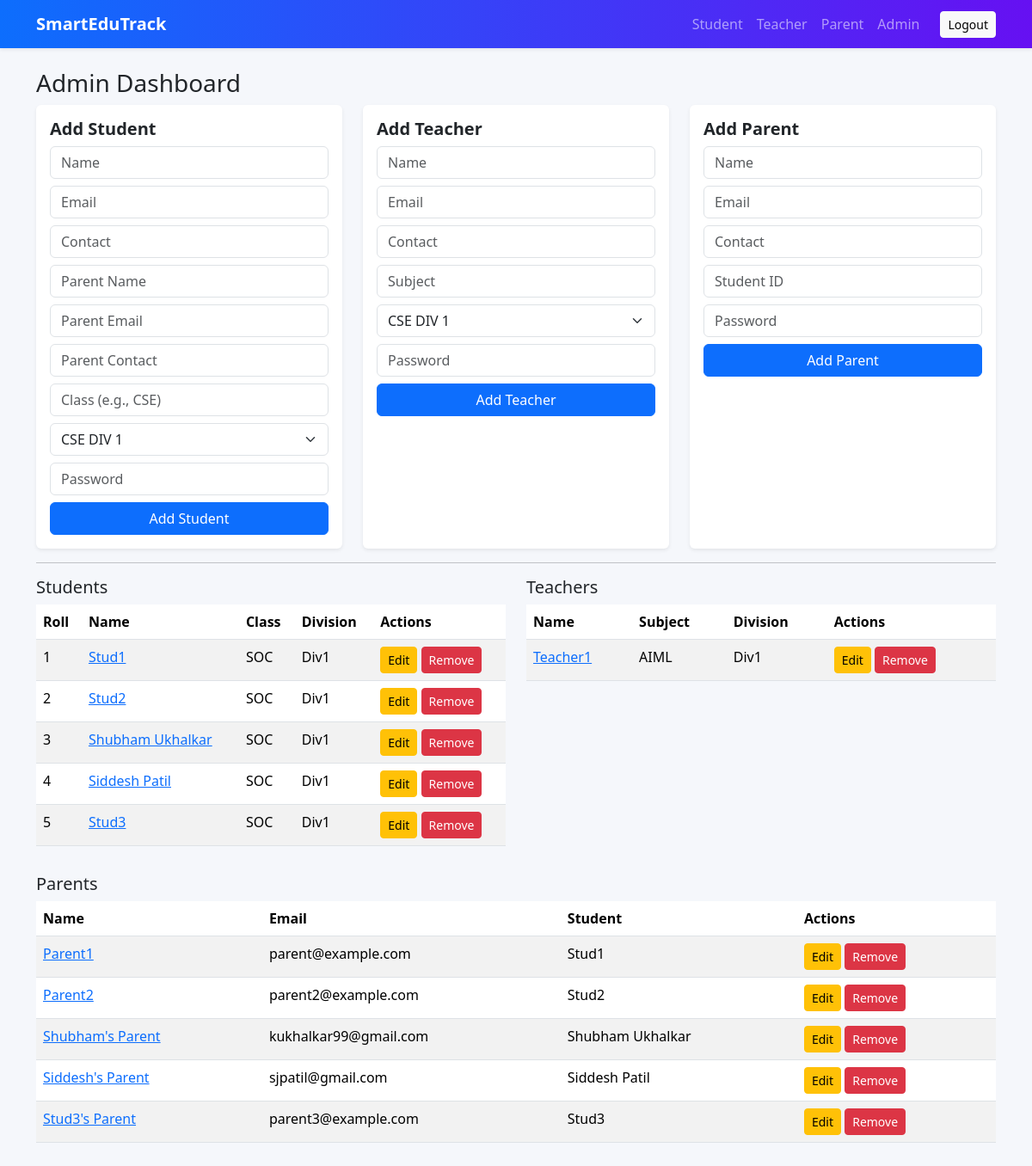
The app's page /dashboard/admin (signed in) with its own data.
### app/models.py (models this page shows)
class Student(db.Model):
    id = db.Column(db.Integer, primary_key=True)
    user_id = db.Column(db.Integer, db.ForeignKey("user.id"), nullable=False)
    name = db.Column(db.String(120), nullable=False)
    email = db.Column(db.String(120), unique=True)
    contact = db.Column(db.String(30))
    parent_name = db.Column(db.String(120))
    parent_email = db.Column(db.String(120))
    parent_contact = db.Column(db.String(30))
    class_name = db.Column(db.String(50), nullable=False)
    division = db.Column(db.String(20), nullable=False, default='Div1')
    roll_no = db.Column(db.Integer)
    marks = db.relationship("Mark", backref="student", lazy=True, cascade="all, delete-orphan")
    attendance = db.relationship("Attendance", backref="student", lazy=True, cascade="all, delete-orphan")
    assignments = db.relationship("Assignment", backref="student", lazy=True, cascade="all, delete-orphan")

class Teacher(db.Model):
    id = db.Column(db.Integer, primary_key=True)
    user_id = db.Column(db.Integer, db.ForeignKey("user.id"), nullable=False)
    name = db.Column(db.String(120), nullable=False)
    email = db.Column(db.String(120), unique=True)
    contact = db.Column(db.String(30))
    subject = db.Column(db.String(120), nullable=False)
    division = db.Column(db.String(20), nullable=False, default='Div1')

class Parent(db.Model):
    id = db.Column(db.Integer, primary_key=True)
    user_id = db.Column(db.Integer, db.ForeignKey("user.id"), nullable=False)
    name = db.Column(db.String(120), nullable=False)
    email = db.Column(db.String(120), unique=True)
    contact = db.Column(db.String(30))
    student_id = db.Column(db.Integer, db.ForeignKey("student.id"), nullable=False)
    student = db.relationship("Student", backref="parents")

### app/routes.py (the view)
@bp.route('/dashboard/admin')
@login_required
def dashboard_admin():
    if current_user.role != 'admin':
        return redirect(url_for('main.index'))
    students = Student.query.order_by(Student.class_name, Student.division, Student.roll_no).all()
    teachers = Teacher.query.order_by(Teacher.name).all()
    parents = Parent.query.order_by(Parent.name).all()
    return render_template('dashboard_admin.html', users=User.query.all(), students=students, teachers=teachers, parents=parents, add_student_form=AdminAddStudentForm(), add_teacher_form=AdminAddTeacherForm(), add_parent_form=AdminAddParentForm())

### app/forms.py
class AdminAddStudentForm(FlaskForm):
    name = StringField('Student Name', validators=[DataRequired()])
    email = StringField('Student Email', validators=[DataRequired()])
    contact = StringField('Student Contact')
    parent_name = StringField('Parent Name', validators=[DataRequired()])
    parent_email = StringField('Parent Email', validators=[DataRequired()])
    parent_contact = StringField('Parent Contact')
    class_name = StringField('Class', validators=[DataRequired()])
    division = SelectField('Division', choices=[('Div1', 'CSE DIV 1'), ('Div2', 'CSE DIV 2')], validators=[DataRequired()])
    password = StringField('Password (e.g., name123)', validators=[DataRequired()])
    submit = SubmitField('Add Student')

class AdminAddTeacherForm(FlaskForm):
    name = StringField('Teacher Name', validators=[DataRequired()])
    email = StringField('Teacher Email', validators=[DataRequired()])
    contact = StringField('Teacher Contact')
    subject = StringField('Subject', validators=[DataRequired()])
    division = SelectField('Division', choices=[('Div1', 'CSE DIV 1'), ('Div2', 'CSE DIV 2')], validators=[DataRequired()])
    password = StringField('Password (e.g., name123)', validators=[DataRequired()])
    submit = SubmitField('Add Teacher')

### app/models.py (called while the page is built)
@login_manager.user_loader
def load_user(user_id):
    return User.query.get(int(user_id))

### app/templates/dashboard_admin.html (shortened to what this page needs)
{% extends 'base.html' %}
{% block content %}
<h3>Admin Dashboard</h3>
<div class="row g-4">
  <div class="col-lg-4">
    <div class="card shadow-sm h-100"><div class="card-body">
      <h5 class="card-title">Add Student</h5>
      <form method="POST" action="/admin/add-student">
        {{ add_student_form.name(class_='form-control mb-2', placeholder='Name') }}
        {{ add_student_form.email(class_='form-control mb-2', placeholder='Email') }}
        {{ add_student_form.contact(class_='form-control mb-2', placeholder='Contact') }}
        {{ add_student_form.parent_name(class_='form-control mb-2', placeholder='Parent Name') }}
        {{ add_student_form.parent_email(class_='form-control mb-2', placeholder='Parent Email') }}
        {{ add_student_form.parent_contact(class_='form-control mb-2', placeholder='Parent Contact') }}
        {{ add_student_form.class_name(class_='form-control mb-2', placeholder='Class (e.g., CSE)') }}
        {{ add_student_form.division(class_='form-select mb-2') }}
        {{ add_student_form.password(class_='form-control mb-2', placeholder='Password') }}
        {{ add_student_form.submit(class_='btn btn-primary w-100') }}
      </form>
    </div></div>
  </div>
  <div class="col-lg-4">
    <div class="card shadow-sm h-100"><div class="card-body">
      <h5 class="card-title">Add Teacher</h5>
      <form method="POST" action="/admin/add-teacher">
        {{ add_teacher_form.name(class_='form-control mb-2', placeholder='Name') }}
        {{ add_teacher_form.email(class_='form-control mb-2', placeholder='Email') }}
        {{ add_teacher_form.contact(class_='form-control mb-2', placeholder='Contact') }}
        {{ add_teacher_form.subject(class_='form-control mb-2', placeholder='Subject') }}
        {{ add_teacher_form.division(class_='form-select mb-2') }}
        {{ add_teacher_form.password(class_='form-control mb-2', placeholder='Password') }}
        {{ add_teacher_form.submit(class_='btn btn-primary w-100') }}
      </form>
    </div></div>
  </div>
  <div class="col-lg-4">
    <div class="card shadow-sm h-100"><div class="card-body">
      <h5 class="card-title">Add Parent</h5>
      <form method="POST" action="/admin/add-parent">
        {{ add_parent_form.name(class_='form-control mb-2', placeholder='Name') }}
        {{ add_parent_form.email(class_='form-control mb-2', placeholder='Email') }}
        {{ add_parent_form.contact(class_='form-control mb-2', placeholder='Contact') }}
        {{ add_parent_form.student_id(class_='form-control mb-2', placeholder='Student ID') }}
        {{ add_parent_form.password(class_='form-control mb-2', placeholder='Password') }}
        {{ add_parent_form.submit(class_='btn btn-primary w-100') }}
      </form>
    </div></div>
  </div>
</div>
<hr/>
<div class="row g-4">
  <div class="col-md-6">
    <h5>Students</h5>
    <table class="table table-striped table-hover">
      <thead><tr><th>Roll</th><th>Name</th><th>Class</th><th>Division</th><th>Actions</th></tr></thead>
      <tbody>
        {% for s in students %}
          <tr>
            <td>{{ s.roll_no }}</td>
            <td><a href="#" class="user-link" data-type="student" data-id="{{ s.id }}" data-name="{{ s.name }}" data-email="{{ s.email }}" data-contact="{{ s.contact }}" data-parent-name="{{ s.parent_name }}" data-parent-email="{{ s.parent_email }}" data-parent-contact="{{ s.parent_contact }}">{{ s.name }}</a></td>
            <td>{{ s.class_name }}</td>
            <td>{{ s.division }}</td>
            <td>
              <button class="btn btn-sm btn-warning edit-user-btn" data-type="student" data-id="{{ s.id }}">Edit</button>
              <button class="btn btn-sm btn-danger remove-user-btn" data-type="student" data-id="{{ s.id }}">Remove</button>
            </td>
          </tr>
        {% endfor %}
      </tbody>
    </table>
  </div>
  <div class="col-md-6">
    <h5>Teachers</h5>
    <table class="table table-striped table-hover">
      <thead><tr><th>Name</th><th>Subject</th><th>Division</th><th>Actions</th></tr></thead>
      <tbody>
        {% for t in teachers %}
          <tr>
            <td><a href="#" class="user-link" data-type="teacher" data-id="{{ t.id }}" data-name="{{ t.name }}" data-email="{{ t.email }}" data-contact="{{ t.contact }}" data-subject="{{ t.subject }}">{{ t.name }}</a></td>
            <td>{{ t.subject }}</td>
            <td>{{ t.division }}</td>
            <td>
              <button class="btn btn-sm btn-warning edit-user-btn" data-type="teacher" data-id="{{ t.id }}">Edit</button>
              <button class="btn btn-sm btn-danger remove-user-btn" data-type="teacher" data-id="{{ t.id }}">Remove</button>
            </td>
          </tr>
        {% endfor %}
      </tbody>
    </table>
  </div>
</div>
<div class="mt-3">
  <h5>Parents</h5>
  <table class="table table-striped table-hover">
    <thead><tr><th>Name</th><th>Email</th><th>Student</th><th>Actions</th></tr></thead>
    <tbody>
      {% for p in parents %}
        <tr>
          <td><a href="#" class="user-link" data-type="parent" data-id="{{ p.id }}" data-name="{{ p.name }}" data-email="{{ p.email }}" data-contact="{{ p.contact }}" data-student="{{ p.student.name }}">{{ p.name }}</a></td>
          <td>{{ p.email }}</td>
          <td>{{ p.student.name }}</td>
          <td>
            <button class="btn btn-sm btn-warning edit-user-btn" data-type="parent" data-id="{{ p.id }}">Edit</button>
            <button class="btn btn-sm btn-danger remove-user-btn" data-type="parent" data-id="{{ p.id }}">Remove</button>
          </td>
        </tr>
      {% endfor %}
    </tbody>
  </table>
</div>
{% endblock %}

### app/static/css/styles.css (style rules this page uses)
body { background-color: #f5f7fb; }
.card { border: 0; }
.card-title { font-weight: 600; }

### records on screen
Student: roll_no "1", name "Stud1", class_name "SOC", division "Div1"
Student: roll_no "2", name "Stud2", class_name "SOC", division "Div1"
Student: roll_no "3", name "Shubham Ukhalkar", class_name "SOC", division "Div1"
Student: roll_no "4", name "Siddesh Patil", class_name "SOC", division "Div1"
Student: roll_no "5", name "Stud3", class_name "SOC", division "Div1"
Teacher: name "Teacher1", subject "AIML", division "Div1"
Parent: name "Parent1", email "parent@example.com", student.name "Stud1"
Parent: name "Parent2", email "parent2@example.com", student.name "Stud2"
Parent: name "Shubham's Parent", email "kukhalkar99@gmail.com", student.name "Shubham Ukhalkar"
Parent: name "Siddesh's Parent", email "sjpatil@gmail.com", student.name "Siddesh Patil"
Parent: name "Stud3's Parent", email "parent3@example.com", student.name "Stud3"
